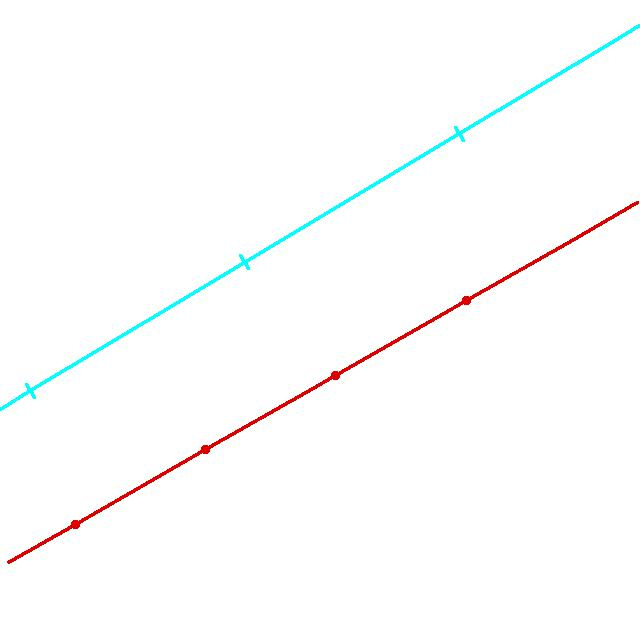
#> input picture 04_segment/03_Skelet/2.jpg, 640 x 640 px
$ python Skelet.py
#> lines starting #> are read from the running program, lines starting #| are printed output that depends on the picture; after the words box and inside, x2 and y2 are one past the last pixel; in counts of white or black regions, pixels touching at a corner belong together
from skimage.morphology import skeletonize, thin
from skimage import io
import matplotlib.pyplot as plt
from skimage.util import invert
from skimage.color import rgb2gray

image = io.imread("2.jpg")
#> image is the input picture: shape (640, 640, 3); mean R, G, B 252.6, 253, 253

# Если ваше изображение цветное, преобразуйте его в оттенки серого
image_gray = rgb2gray(image)
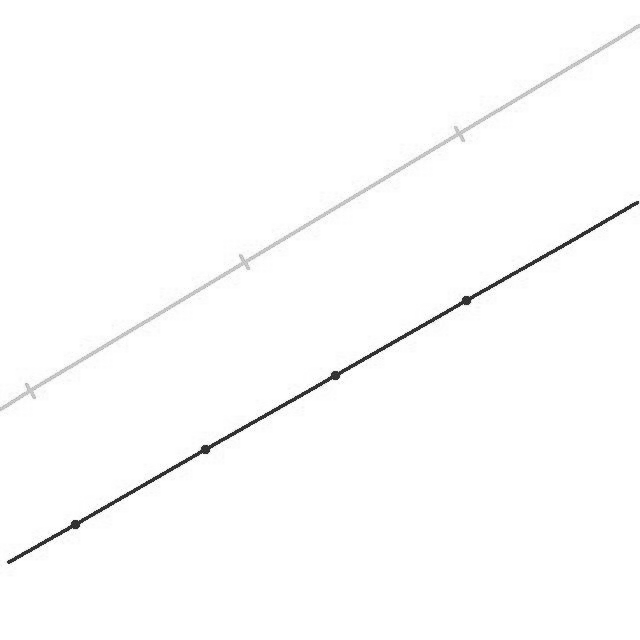
#> image_gray: shape (640, 640) float64; min 0.119, max 1, mean 0.992

# Invert the horse image
image_inverted = invert(image_gray)
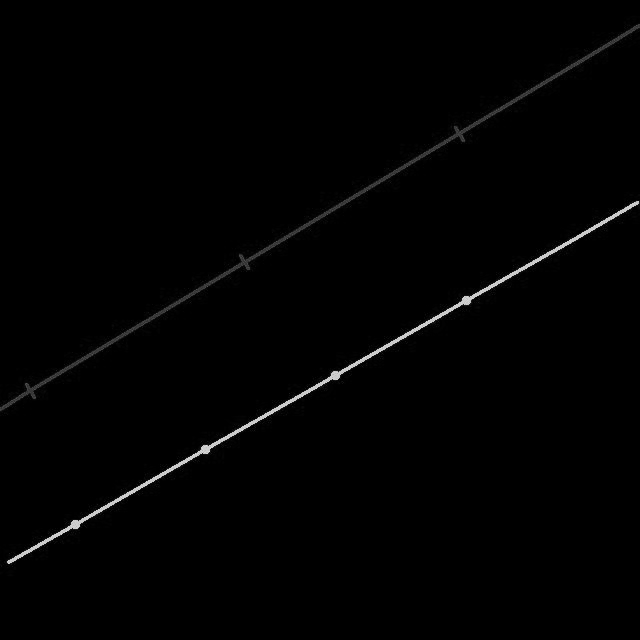
#> image_inverted: shape (640, 640) float64; min 0, max 0.881, mean 0.00823

# perform skeletonization
skeleton = skeletonize(image_inverted)
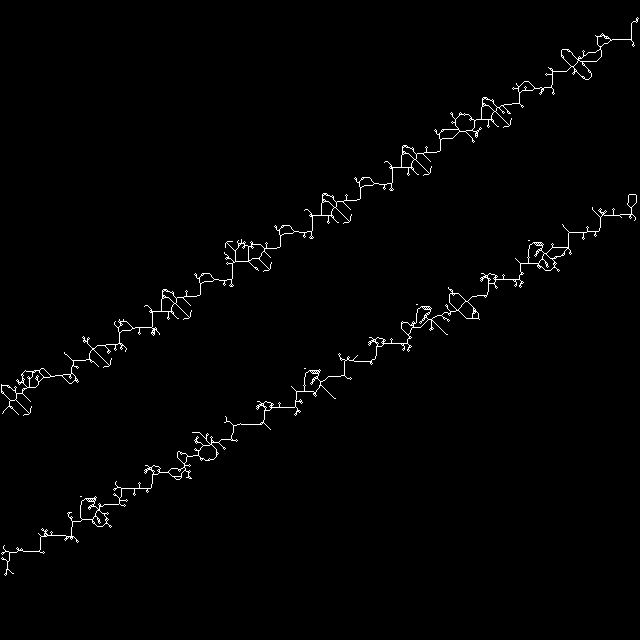
#> skeleton: shape (640, 640) bool; 1.2% white in thin lines or dots, all inside (x1, y1, x2, y2) = (1, 17, 639, 576)
thinned = thin(image_inverted)
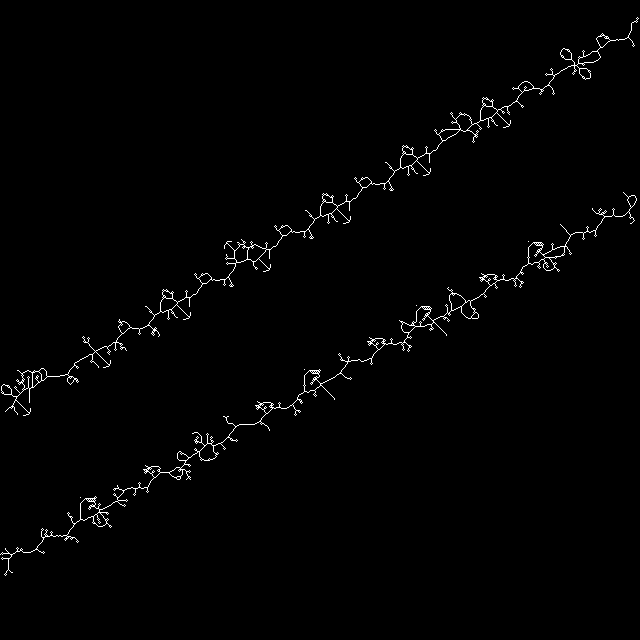
#> thinned: shape (640, 640) bool; 1.1% white in thin lines or dots, all inside (x1, y1, x2, y2) = (0, 17, 639, 576)
thinned_partial = thin(image_inverted, max_num_iter=25)


# display results
fig, axes = plt.subplots(nrows=2, ncols=2, figsize=(16, 12),
                         sharex=True, sharey=True)

ax = axes.ravel()

ax[0].imshow(image, cmap=plt.cm.gray)
ax[0].axis('off')
ax[0].set_title('original', fontsize=20)

ax[1].imshow(skeleton, cmap=plt.cm.gray)
ax[1].axis('off')
ax[1].set_title('skeleton', fontsize=20)

ax[2].imshow(thinned, cmap=plt.cm.gray)
ax[2].axis('off')
ax[2].set_title('thinned', fontsize=20)

ax[3].imshow(thinned_partial, cmap=plt.cm.gray)
ax[3].axis('off')
ax[3].set_title('thinned_partial', fontsize=20)

fig.tight_layout()
plt.show()

$ run again, with 04_segment/03_Skelet/1.jpg copied over 04_segment/03_Skelet/2.jpg
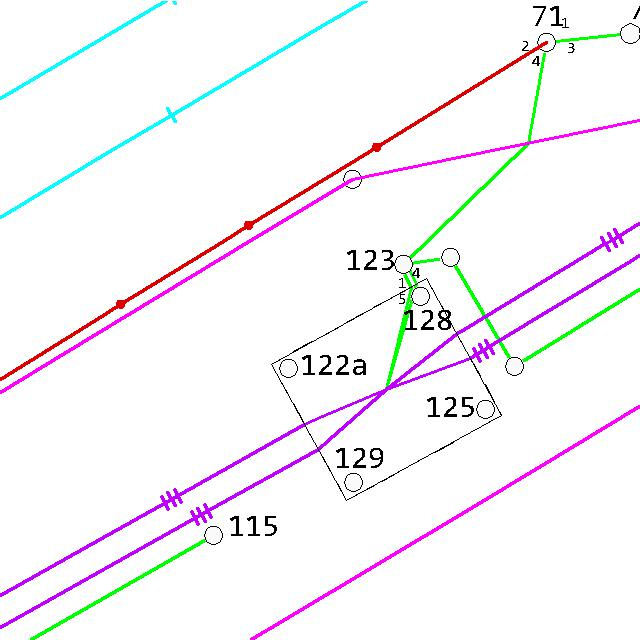
#> input picture 04_segment/03_Skelet/1.jpg, 640 x 640 px
#> image is the input picture: shape (640, 640, 3); mean R, G, B 246.6, 244.2, 247.4
#> `skeleton = skeletonize(image_inverted)`:
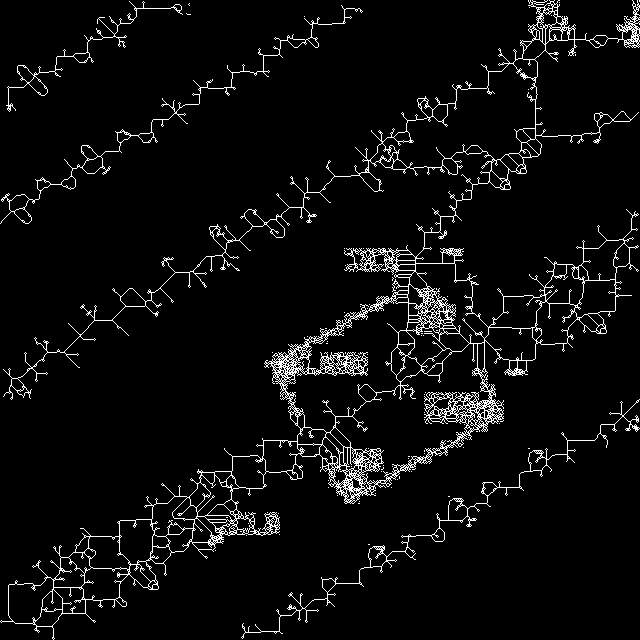
#> skeleton: shape (640, 640) bool; 4.9% white in thin lines or dots
#> thinned: shape (640, 640) bool; 4.7% white in thin lines or dots
#> `thinned_partial = thin(image_inverted, max_num_iter=25)`:
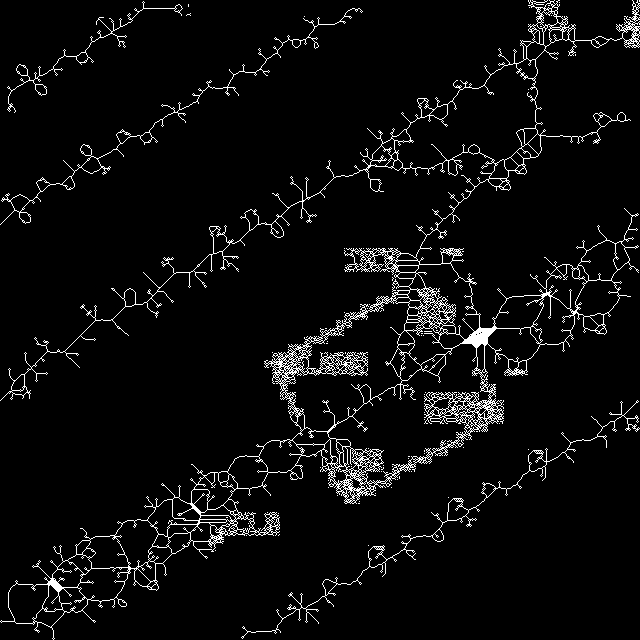
#> thinned_partial: shape (640, 640) bool; 4.8% white in thin lines or dots
